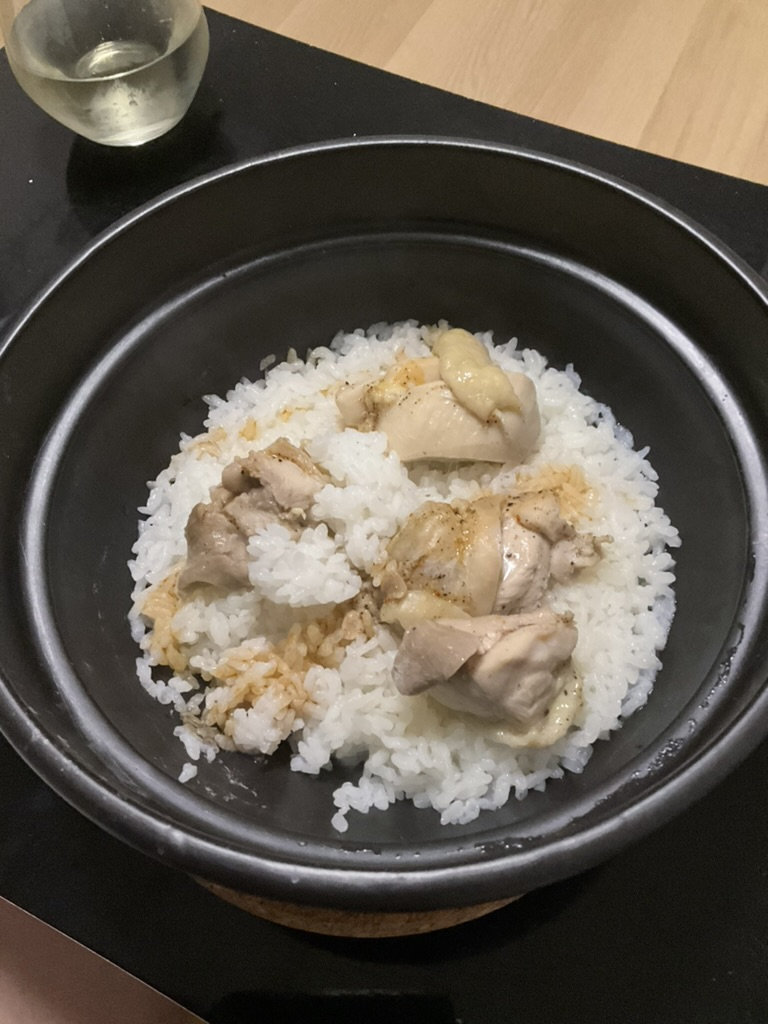
#> input picture Y2-Sem2/AI活用演習/2023-12-04/09_TensorFlow/22AAD440-8A8A-4A38-9C4B-84E27FFBD325_1_105_c.jpeg, 768 x 1024 px
$ python test5.py
#> lines starting #> are read from the running program, lines starting #| are printed output that depends on the picture
# OpenCVという画像処理ライブラリを読み込みます。これを使って画像の前処理を行います。
import cv2

# matplotlibのpyplotを使って、画像を表示するための準備をします。
from matplotlib import pyplot as plt

# 前処理
# まず、予測したい画像を読み込みます。
target_image = cv2.imread("./22AAD440-8A8A-4A38-9C4B-84E27FFBD325_1_105_c.jpeg")
#> target_image is the input picture: shape (1024, 768, 3); mean B, G, R 79.4, 90.6, 98.7

# 読み込んだ画像をグレースケール（白黒）に変換します。色は必要ないため、計算を簡単にするために変換します。
target_image = cv2.cvtColor(target_image, cv2.COLOR_BGR2GRAY)
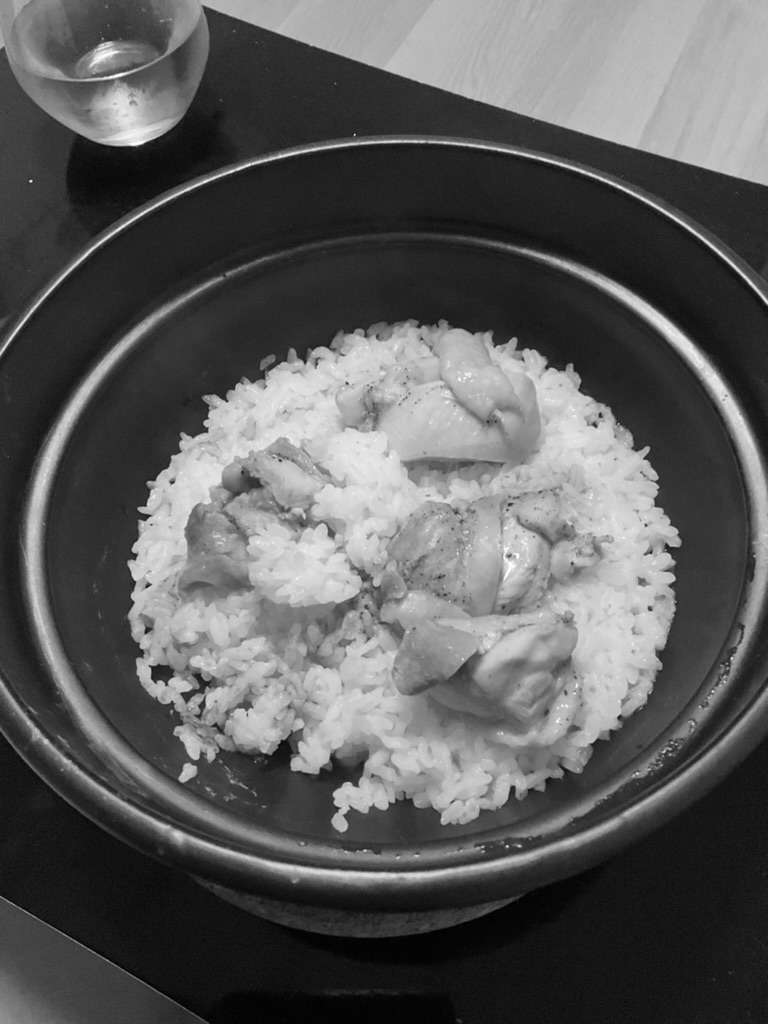
#> target_image: shape (1024, 768); min 0, max 254, mean 91.8

# 画像を28x28ピクセルにリサイズします。これはモデルが28x28ピクセルの画像を想定しているからです。
target_image = cv2.resize(target_image, (28, 28))
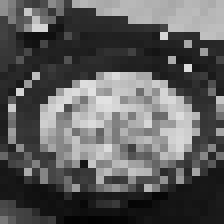
#> target_image: shape (28, 28) (shown 8 times larger); min 2, max 226, mean 92.2

# 色の範囲を0から1に変換します（通常、色は0から255の範囲です）。
target_image = target_image / 255.0

# モデルの予測
# 前処理した画像をモデルに入力して、何の数字であるかを予測します。
#> (the run stopped early here; a loop or call above may not have finished)
